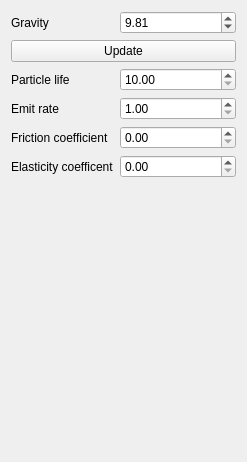
<?xml version="1.0" encoding="UTF-8"?>
<ui version="4.0">
 <class>WidgetFountain</class>
 <widget class="QWidget" name="WidgetFountain">
  <property name="geometry">
   <rect>
    <x>0</x>
    <y>0</y>
    <width>247</width>
    <height>462</height>
   </rect>
  </property>
  <property name="windowTitle">
   <string>Form</string>
  </property>
  <layout class="QFormLayout" name="formLayout">
   <item row="0" column="0">
    <widget class="QLabel" name="label">
     <property name="text">
      <string>Gravity</string>
     </property>
    </widget>
   </item>
   <item row="0" column="1">
    <widget class="QDoubleSpinBox" name="gravity">
     <property name="maximum">
      <double>100.000000000000000</double>
     </property>
     <property name="singleStep">
      <double>0.100000000000000</double>
     </property>
     <property name="value">
      <double>9.810000000000000</double>
     </property>
    </widget>
   </item>
   <item row="3" column="1">
    <widget class="QDoubleSpinBox" name="emitRate">
     <property name="minimum">
      <double>1.000000000000000</double>
     </property>
     <property name="maximum">
      <double>500.000000000000000</double>
     </property>
    </widget>
   </item>
   <item row="1" column="0" colspan="2">
    <widget class="QPushButton" name="btnUpdate">
     <property name="text">
      <string>Update</string>
     </property>
    </widget>
   </item>
   <item row="3" column="0">
    <widget class="QLabel" name="label_2">
     <property name="text">
      <string>Emit rate</string>
     </property>
    </widget>
   </item>
   <item row="4" column="1">
    <widget class="QDoubleSpinBox" name="frictionCoeff">
     <property name="maximum">
      <double>1.000000000000000</double>
     </property>
    </widget>
   </item>
   <item row="4" column="0">
    <widget class="QLabel" name="label_3">
     <property name="text">
      <string>Friction coefficient</string>
     </property>
    </widget>
   </item>
   <item row="5" column="1">
    <widget class="QDoubleSpinBox" name="elasticityCoefficient">
     <property name="maximum">
      <double>1.000000000000000</double>
     </property>
    </widget>
   </item>
   <item row="5" column="0">
    <widget class="QLabel" name="label_4">
     <property name="text">
      <string>Elasticity coefficent</string>
     </property>
    </widget>
   </item>
   <item row="2" column="1">
    <widget class="QDoubleSpinBox" name="particleLife">
     <property name="minimum">
      <double>10.000000000000000</double>
     </property>
     <property name="maximum">
      <double>200.000000000000000</double>
     </property>
    </widget>
   </item>
   <item row="2" column="0">
    <widget class="QLabel" name="label_5">
     <property name="text">
      <string>Particle life</string>
     </property>
    </widget>
   </item>
  </layout>
 </widget>
 <resources/>
 <connections/>
</ui>
